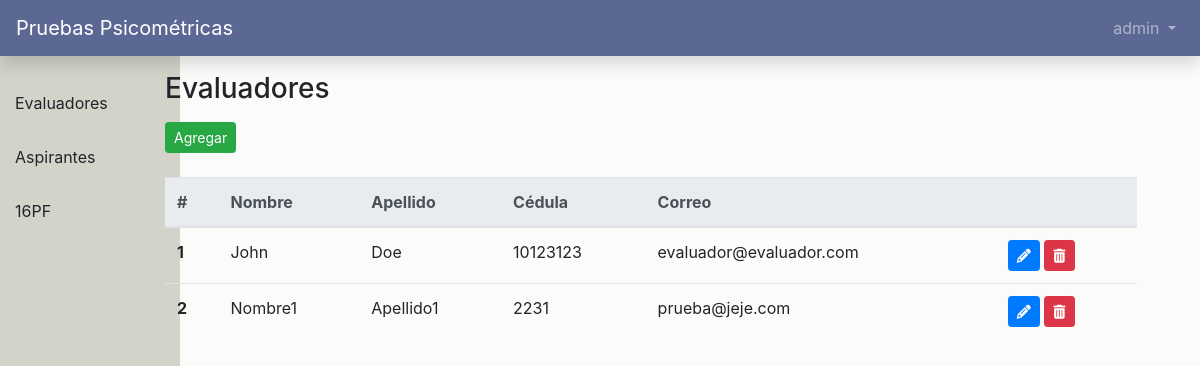
The page /dash/evaluadores (signed in) on the database as committed earlier.
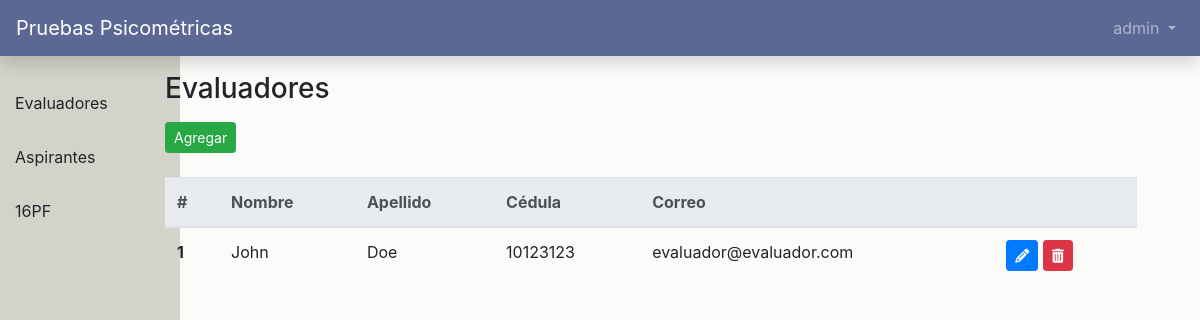
The same page on the database as committed later.
### users/models.py (models this page shows, shortened)
class CustomUser(AbstractUser):
    role = models.PositiveIntegerField(null=True, blank=True)
    updated_password = models.BooleanField(null=True, blank=True)
    def get_role(self):
        return '%s' % (self.role)

### main_app/views.py (the view)
# urls.py: path('dash/evaluadores', views.evaluators, name='evaluadores'),
def evaluators(request):
    evaluators = CustomUser.objects.filter(role=1)
    return render(request, 'dashboard/evaluadores.html', {'evaluators': evaluators})

### templates/dashboard/evaluadores.html (shortened to what this page needs)
{% extends './index.html' %}
{% block main_content %}
    <section class="content">
        <div class="row">
            <div class="col-sm-12">
                <h3>Evaluadores</h3>
            </div>
        </div>
        <div class="row mb-4 mt-2">
            <div class="col-sm-12">
                <button type="button" class="btn btn-success btn-sm" data-toggle="modal" data-target="#agregarModal">Agregar</button>
            </div>
        </div>
        <div class="row">
            <div class="col-sm-12">
                <table class="table">
                    <thead class="thead-light">
                        <tr>
                            <th scope="col">#</th>
                            <th scope="col">Nombre</th>
                            <th scope="col">Apellido</th>
                            <th scope="col">Cédula</th>
                            <th scope="col">Correo</th>
                            <th scope="col"></th>
                        </tr>
                    </thead>
                    <tbody>
                        {% for evaluator in evaluators %}
                            <tr>
                                <th scope="row">{{ forloop.counter }}</th>
                                <td>{{ evaluator.first_name }}</td>
                                <td>{{ evaluator.last_name }}</td>
                                <td>{{ evaluator.username }}</td>
                                <td>{{ evaluator.email }}</td>
                                <td>
                                    <button type="button" user-id="{{evaluator.id}}" class="btn btn-primary btn-sm btn-edit" data-toggle="modal" data-target="#editarModal" ><i user-id="{{evaluator.id}}" class="fas fa-pencil-alt"></i></button>
                                    <button type="button" user-id="{{evaluator.id}}" class="btn btn-danger btn-sm btn-delete"><i user-id="{{evaluator.id}}" class="fas fa-trash-alt"></i></button>
                                </td>
                            </tr>
                        {% endfor %}
                    </tbody>
                </table>
            </div>
        </div>
    </section>
{% endblock %}

Rows that differ between the two databases and show on the page:
removed CustomUser: first_name "Nombre1", last_name "Apellido1", username "2231", email "prueba@jeje.com"
